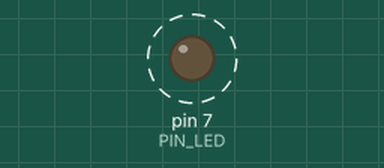
Simulated run of this sketch. Board: Arduino Uno, built with avr-gcc and run on an emulated ATmega328P. Shown: output pins drawn as LEDs (lit = HIGH). Dashed ring = blinking. What the sketch prints to the serial monitor is not drawn. At 2.2 s the program stops and its outputs stay as they are.

Above: at 1.05 s.
Timing chart, 0 to 3.7 s (numbered marks = the images above):
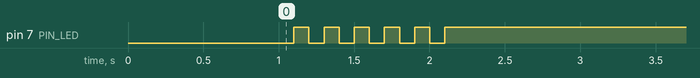

The sketch:

05_practice_2.ino
```cpp
#define PIN_LED 7
unsigned int count, toggle;

void setup() {
  pinMode(PIN_LED, OUTPUT);
  Serial.begin(115200); // Initialize serial port
  while (!Serial) {
    ; // wait for serial port to connect.
  }
  Serial.println("Start");
  count =0;
  toggle = 1;
  digitalWrite(PIN_LED, 0); // turn off LED.
  delay(1000);
}

void loop() {
  Serial.println(++count);
  toggle = toggle_status(toggle);
  digitalWrite(PIN_LED, toggle);
  delay(100);

  while(count >= 12) {toggle = 0;}
}

int toggle_status(int toggle) {
  if(toggle == 0){
    ++toggle;}
  else{--toggle;}
  return toggle;
}
```

Measured:
- by itself, pin 7 (PIN_LED): alternates HIGH for 0.10 s and LOW for 0.10 s, 11 changes in all, then stays HIGH
